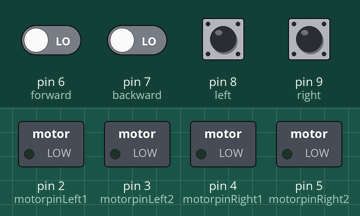
A sketch run on a simulated Arduino Uno, built with avr-gcc and run on an emulated ATmega328P. Parts: switched loads named in the sketch (green lamp = pin HIGH). The inputs (shaded band) are chosen by the test bench; at power-on: pin 6 (forward), pin 7 (backward), pin 8 (left), pin 9 (right) LOW.

Above: at 1.2 s.
1.3 s: pin 6 (forward) driven HIGH
At 2.2 s:
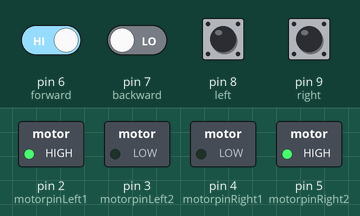
2.8 s: pin 7 (backward) driven HIGH
At 3.6 s:
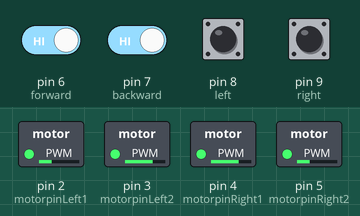
4.3 s: pin 8 (left) pulled HIGH for 0.15 s
At 4.42 s:
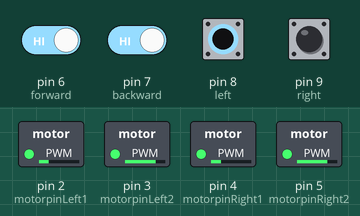
5.9 s: pin 9 (right) pulled HIGH for 0.15 s
At 6.6 s:
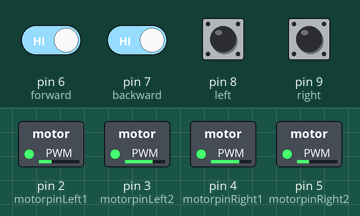
7.6 s: pin 6 (forward) driven LOW
At 8.4 s:
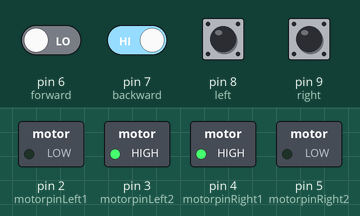
9.1 s: pin 8 (left) pulled HIGH for 1 s
At 9.6 s:
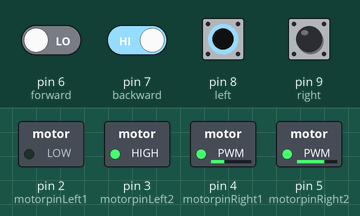
Timing chart, 0 to 12.1 s (numbered marks = the images above; inputs shaded):
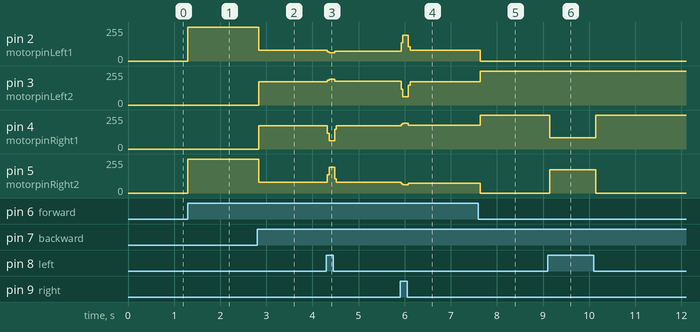

The sketch:

Motor_aangestuurd_door_joyStick.ino
```cpp
  //4 motoren in 2 groepen, groep 1 is links, groep 2 is rechts
  const int motorpinLeft1 =2;
  const int motorpinLeft2 =3;
  const int motorpinRight1 =4;
  const int motorpinRight2 =5;
  const int forward = 6;
  const int backward = 7;
  const int left = 8;
  const int right = 9;
  int buttonStateForward;
  int buttonStateBackward;
  int buttonStateLeft;
  int buttonStateRight;

void setup() {
  pinMode(motorpinLeft1,OUTPUT);
  pinMode(motorpinLeft2,OUTPUT);
  pinMode(motorpinRight1,OUTPUT);
  pinMode(motorpinRight2,OUTPUT);
  pinMode(forward,INPUT);
  pinMode(backward,INPUT);
  pinMode(left,INPUT);
  pinMode(right,INPUT);
}

void loop() {
  buttonStateForward = digitalRead(forward);
  buttonStateBackward = digitalRead(backward);
  buttonStateLeft = digitalRead(left);
  buttonStateRight = digitalRead(right);
  //vooruit
  if (buttonStateForward == HIGH){
    digitalWrite(motorpinLeft1,HIGH);
    digitalWrite(motorpinLeft2,LOW);
    digitalWrite(motorpinRight1,LOW);
    digitalWrite(motorpinRight2,HIGH);
    }

  //achteruit
  if (buttonStateBackward == HIGH){
    digitalWrite(motorpinLeft1,LOW);
    digitalWrite(motorpinLeft2,HIGH);
    digitalWrite(motorpinRight1,HIGH);
    digitalWrite(motorpinRight2,LOW);
    }

  //rechts
  if (buttonStateRight == HIGH){
    digitalWrite(motorpinLeft1,HIGH);
    digitalWrite(motorpinLeft2,LOW);
    digitalWrite(motorpinRight1,HIGH);
    digitalWrite(motorpinRight2,LOW);
    }

  //Links
  if (buttonStateLeft == HIGH){
    digitalWrite(motorpinLeft1,LOW);
    digitalWrite(motorpinLeft2,HIGH);
    digitalWrite(motorpinRight1,LOW);
    digitalWrite(motorpinRight2,HIGH);
    }
}
```

Measured:
- after the input at 1.3 s, pin 2 (motorpinLeft1), pin 5 (motorpinRight2): 0/255 → 255/255 at once
- after the input at 2.8 s, pin 2 (motorpinLeft1), pin 5 (motorpinRight2): 255/255 → 79/255 at once; pin 3 (motorpinLeft2), pin 4 (motorpinRight1): 0/255 → 176/255 at once
- after the input at 4.3 s, pin 2 (motorpinLeft1): 79/255 → 61/255 at once, → 75/255 0.16 s later; pin 3 (motorpinLeft2): 176/255 → 194/255 at once, → 180/255 0.16 s later; pin 4 (motorpinRight1): 176/255 → 63/255 at once, → 176/255 0.16 s later; pin 5 (motorpinRight2): 79/255 → 192/255 at once, → 79/255 0.16 s later
- after the input at 5.9 s, pin 2 (motorpinLeft1): 75/255 → 194/255 at once, → 79/255 0.16 s later; pin 3 (motorpinLeft2): 180/255 → 61/255 at once, → 176/255 0.16 s later; pin 4 (motorpinRight1): 176/255 → 194/255 at once, → 180/255 0.16 s later; pin 5 (motorpinRight2): 79/255 → 61/255 at once, → 75/255 0.16 s later
- after the input at 7.6 s, pin 2 (motorpinLeft1): 79/255 → 0/255 at once; pin 3 (motorpinLeft2): 176/255 → 255/255 at once; pin 4 (motorpinRight1): 180/255 → 255/255 at once; pin 5 (motorpinRight2): 75/255 → 0/255 at once
- after the input at 9.1 s, pin 4 (motorpinRight1): 255/255 → 83/255 at once, → 255/255 1.0 s later; pin 5 (motorpinRight2): 0/255 → 173/255 at once, → 0/255 1.0 s later
